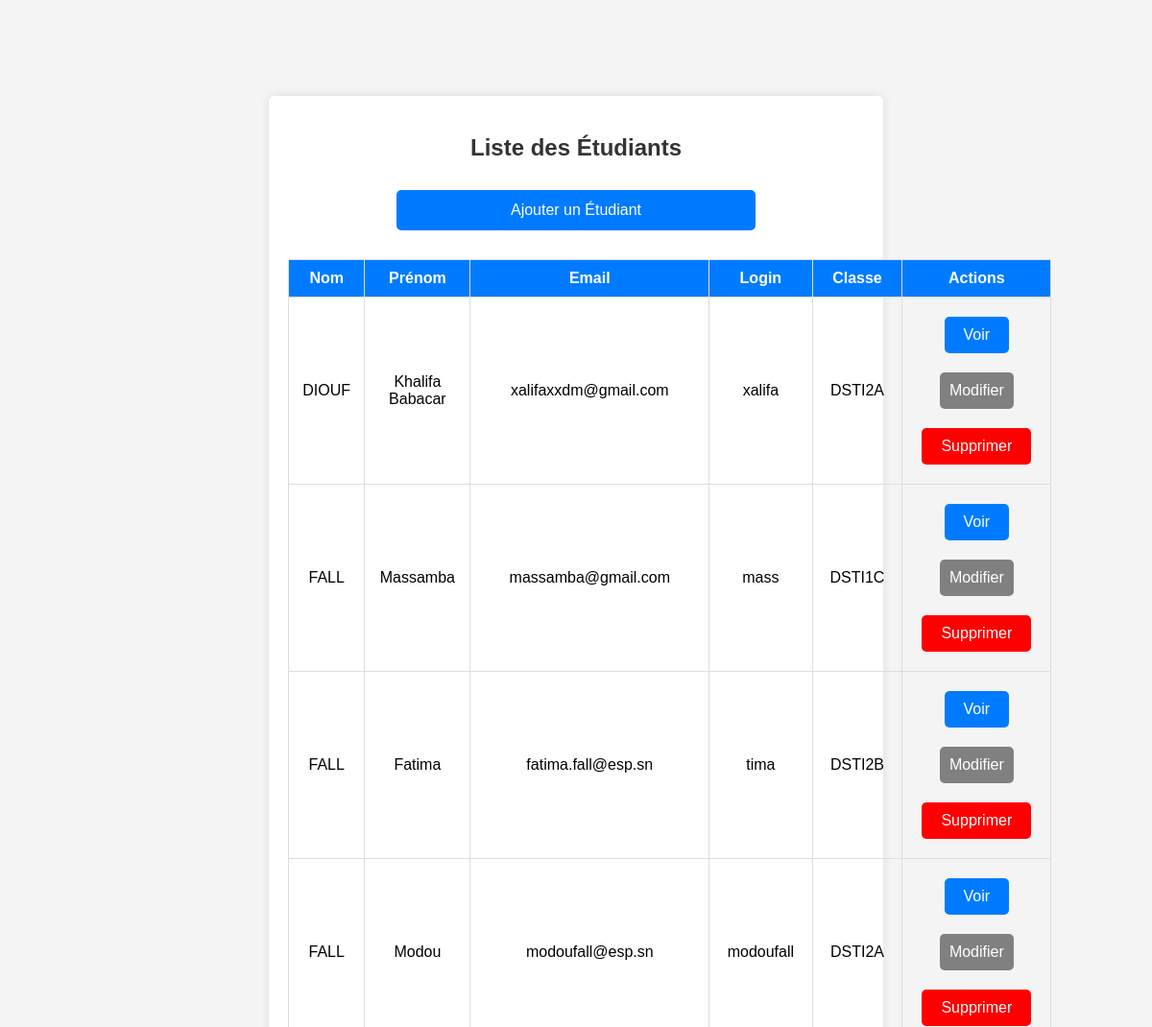
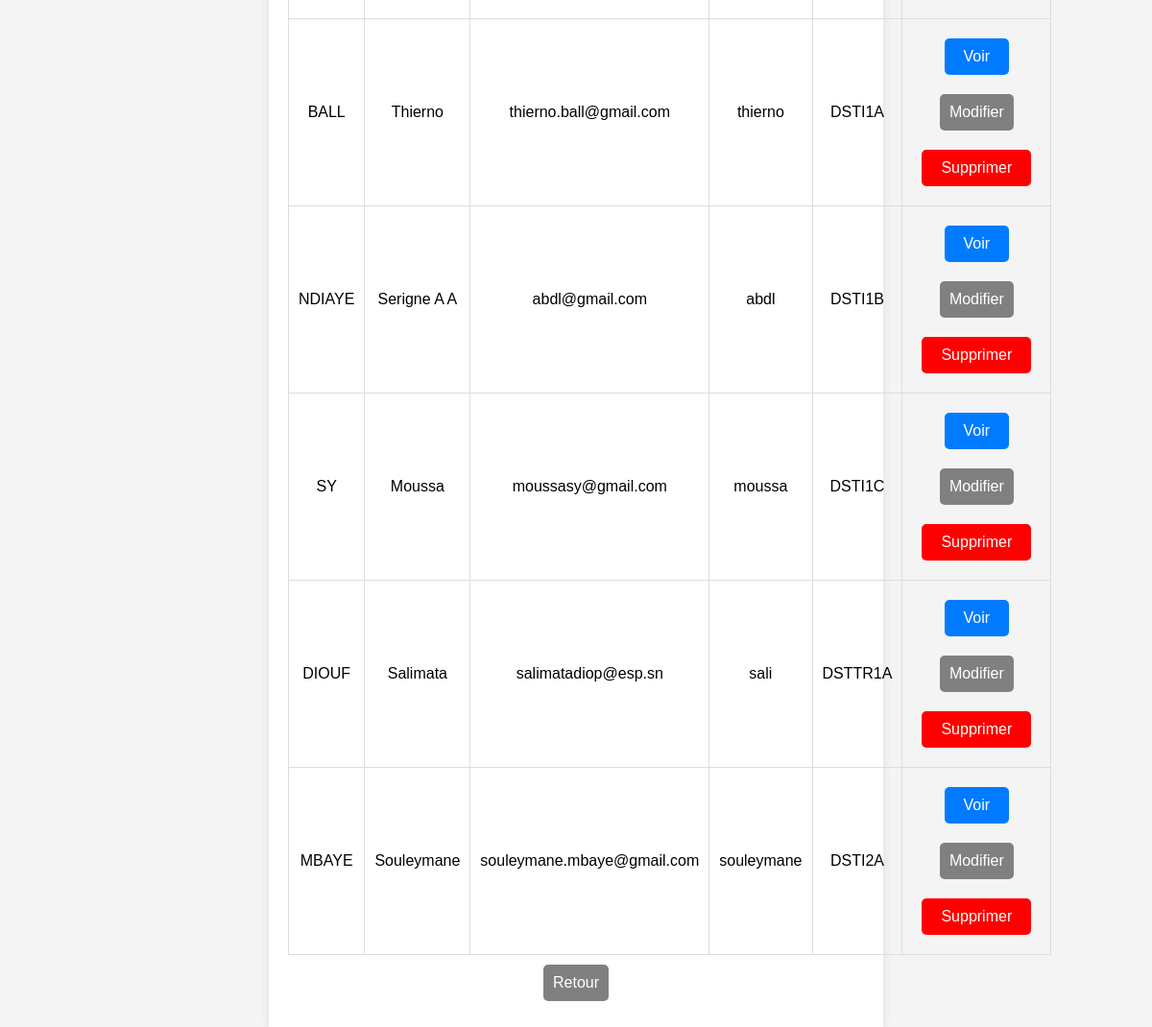
The app's page /liste_etudiants.php (signed in) with its own data (2 pictures, top to bottom).
### tables this page shows
CREATE TABLE `etudiants` (
  `id` int(11) NOT NULL AUTO_INCREMENT,
  `nom` varchar(100) NOT NULL,
  `prenom` varchar(100) NOT NULL,
  `email` varchar(100) NOT NULL,
  `login` varchar(50) NOT NULL,
  `motdepasse` varchar(255) NOT NULL,
  `classe_id` int(11) NOT NULL,
  `photo` varchar(255) DEFAULT NULL,
  PRIMARY KEY (`id`),
  UNIQUE KEY `email` (`email`),
  UNIQUE KEY `login` (`login`),
  KEY `classe_id` (`classe_id`),
  CONSTRAINT `etudiants_ibfk_1` FOREIGN KEY (`classe_id`) REFERENCES `classes` (`id`) ON DELETE CASCADE
);

CREATE TABLE `classes` (
  `id` int(11) NOT NULL AUTO_INCREMENT,
  `nom` varchar(100) NOT NULL,
  PRIMARY KEY (`id`),
  UNIQUE KEY `nom` (`nom`)
);

### liste_etudiants.php (the view, shortened to what this page needs)
<?php
include 'config.php';
try {
    $stmt = $pdo->query("SELECT e.id, e.nom, e.prenom, e.email, e.login, c.nom AS classe
                         FROM etudiants e
                         JOIN classes c ON e.classe_id = c.id");
    $etudiants = $stmt->fetchAll();
} catch (PDOException $e) {
    die("Erreur lors du chargement des étudiants : " . $e->getMessage());
}
?>
<!DOCTYPE html>
<html lang="fr">
<head>
    <link rel="stylesheet" href="style.css">
</head>
<body>
    <div class="container">
        <h2>Liste des Étudiants</h2>
        <a href="ajouter_etudiant.php" class="btn btn-primary">Ajouter un Étudiant</a>
        <table>
            <tr>
                <th>Nom</th>
                <th>Prénom</th>
                <th>Email</th>
                <th>Login</th>
                <th>Classe</th>
                <th>Actions</th>
            </tr>
            <?php foreach ($etudiants as $etudiant) { ?>
                <tr>
                    <td><?= htmlspecialchars($etudiant['nom']) ?></td>
                    <td><?= htmlspecialchars($etudiant['prenom']) ?></td>
                    <td><?= htmlspecialchars($etudiant['email']) ?></td>
                    <td><?= htmlspecialchars($etudiant['login']) ?></td>
                    <td><?= htmlspecialchars($etudiant['classe']) ?></td>
                    <td>
                        <a href="voir_etudiant.php?id=<?= $etudiant['id'] ?>" class="btn">Voir</a>
                        <a href="modifier_etudiant.php?id=<?= $etudiant['id'] ?>" class="btn btn-secondary">Modifier</a>
                        <a href="supprimer_etudiant.php?id=<?= $etudiant['id'] ?>"
                           class="btn btn-danger"
                           onclick="return confirm('Êtes-vous sûr de vouloir supprimer cet étudiant ?');">
                           Supprimer
                        </a>
                    </td>
                </tr>
            <?php } ?>
        </table>
        <a href="accueil_admin.php" class="btn btn-secondary">Retour</a>
    </div>
</body>
</html>

### style.css (style rules this page uses)
body { font-family: Arial, sans-serif; background-color: #f4f4f4; text-align: center; margin: 0; padding: 0; }
.container { width: 50%; margin: 100px auto; padding: 20px; background: white; box-shadow: 0px 0px 10px rgba(0, 0, 0, 0.1); border-radius: 5px; text-align: center; }
h1, h2, h3 { color: #333; }
.btn { display: inline-block; padding: 10px 20px; margin: 10px; background: #007BFF; color: white; text-decoration: none; border-radius: 5px; font-size: 16px; border: none; cursor: pointer; transition: background 0.3s ease; }
.btn-danger { background: red; }
.btn-secondary { background-color: gray; text-decoration: none; color: white; border-radius: 5px; padding: 10px; display: inline-block; margin-top: 10px; }
button, .btn-primary { width: 100%; max-width: 350px; background: #007BFF; color: white; padding: 12px; border: none; cursor: pointer; border-radius: 5px; font-size: 16px; transition: background 0.3s ease; }
table { width: 100%; border-collapse: collapse; margin-top: 20px; }
th, td { padding: 10px; border: 1px solid #ddd; text-align: center; }
th { background-color: #007BFF; color: white; }

### records on screen
etudiants: nom "DIOUF", prenom "Khalifa Babacar", email "xalifaxxdm@gmail.com", login "xalifa", classe.nom "DSTI2A"
etudiants: nom "FALL", prenom "Massamba", email "massamba@gmail.com", login "mass", classe.nom "DSTI1C"
etudiants: nom "FALL", prenom "Fatima", email "fatima.fall@esp.sn", login "tima", classe.nom "DSTI2B"
etudiants: nom "FALL", prenom "Modou", email "modoufall@esp.sn", login "modoufall", classe.nom "DSTI2A"
etudiants: nom "BALL", prenom "Thierno", email "thierno.ball@gmail.com", login "thierno", classe.nom "DSTI1A"
etudiants: nom "NDIAYE", prenom "Serigne A A", email "abdl@gmail.com", login "abdl", classe.nom "DSTI1B"
etudiants: nom "SY", prenom "Moussa", email "moussasy@gmail.com", login "moussa", classe.nom "DSTI1C"
etudiants: nom "DIOUF", prenom "Salimata", email "salimatadiop@esp.sn", login "sali", classe.nom "DSTTR1A"
etudiants: nom "MBAYE", prenom "Souleymane", email "souleymane.mbaye@gmail.com", login "souleymane", classe.nom "DSTI2A"
